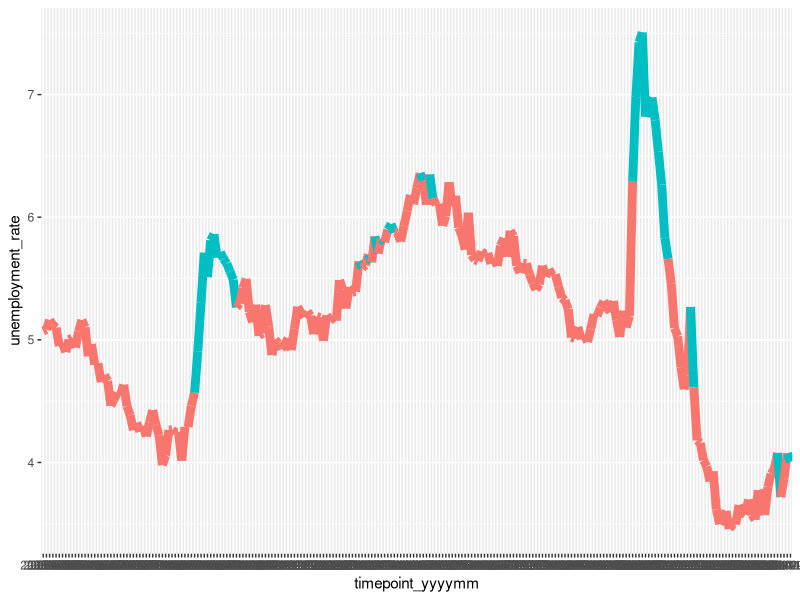

Write R code to recreate this figure.
# Load libraries ---------------------------------------------------------------

library(readr)
library(here)
library(ggplot2)

# Also requires {dplyr}

# Read data into R -------------------------------------------------------------

unemployment_aus <- read_csv(
  file = here("data/tidy/AUS_6202001.csv"),
  show_col_types = FALSE)

# Build plot -------------------------------------------------------------------

ggplot() +
  geom_line(
    data = unemployment_aus |>
      dplyr::filter(year > 2004),
    aes(x = timepoint_yyyymm, y = unemployment_rate, group = 1,
        colour = (quarterly_rate_minus_rolling_minimum >= 0.5)),
    linewidth = 3) +
  theme(
    legend.position = "none"
  )